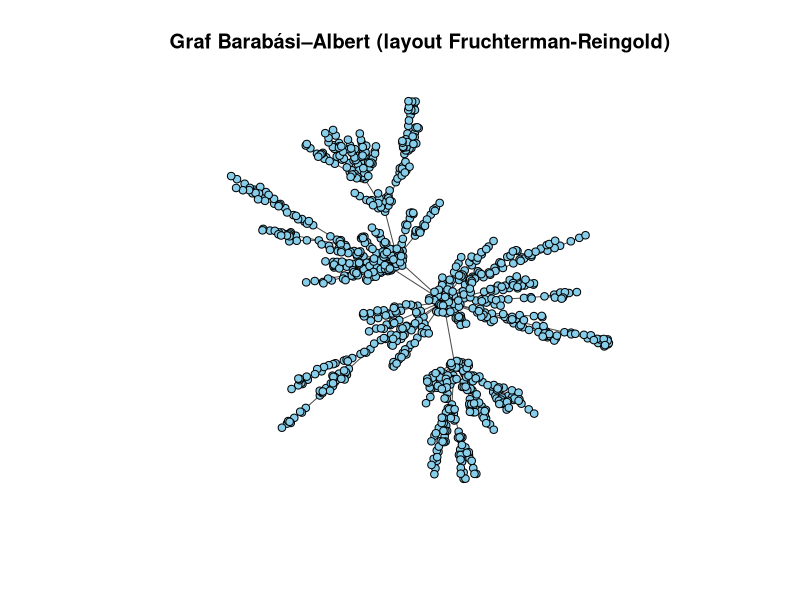

Source code (R):
library(igraph)

set.seed(45)

# 2. Wygeneruj graf wedle modelu Barabási-Albert z tysiącem węzłów
g <- sample_pa(n = 1000, power = 1, m = 1, directed = FALSE)

# 3. Zwizualizuj graf layoutem Fruchterman & Reingold
layout_fr <- layout_with_fr(g)

plot(
  g,
  layout = layout_fr,
  vertex.label = NA,
  vertex.size = 4,
  vertex.color = "skyblue",
  edge.color = "grey30",
  main = "Graf Barabási–Albert (layout Fruchterman-Reingold)"
)

# 4. Znajdź najbardziej centralny węzeł według miary betweenness, jaki ma numer?
btw <- betweenness(g, directed = FALSE, normalized = TRUE)
most_central_node <- which.max(btw)

cat("\nNajbardziej centralny węzeł (betweenness):", most_central_node, "\n")
cat("Jego wartość betweenness:", btw[most_central_node], "\n\n")

# 5. Jaka jest średnica grafu?
graph_diameter <- diameter(g)
cat("Średnica grafu:", graph_diameter, "\n")

# 6. W komentarzu napisz czym różnią się grafy Barabási-Albert i Erdős-Rényi.

# Graf Erdős–Rényi powstaje całkowicie losowo, więc większość węzłów ma
# podobną liczbę połączeń i nie pojawiają się wyraźne huby.
# Stopnie węzłów są podobne. Występuje niewiele węzłów o bardzo wysokim stopniu.
# Graf Barabási–Albert rośnie w czasie i nowe węzły częściej dołączają
# do tych już dobrze połączonych, dlatego  tworzą się huby i sieć
# ma strukturę scale-free. Średnica grafu Barabási–Albert jest zwykle mniejsza
# niż w grafie Erdős–Rényi o tej samej liczbie węzłów i krawędzi,
# ze względu na obecność hubów, które skracają ścieżki między węzłami.
# W grafie Barabási–Albert kilka węzłów ma bardzo wysoki stopień, ale większość
# ma niski stopień.
